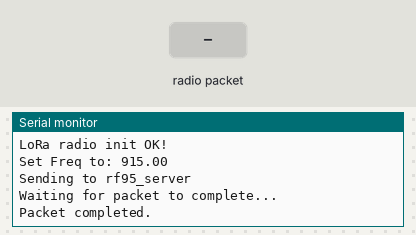
The sketch below on a simulated Arduino Uno, built with avr-gcc and run on an emulated ATmega328P. Shown: the last lines printed to the serial monitor. The inputs (shaded band) are chosen by the test bench. No radio packets arrive unless stated.

Above: at 1.2 s.
1.3 s: radio packet "1" arrives
At 1.57 s:
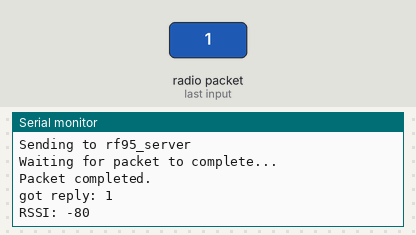
2.8 s: radio packet "0" arrives
At 3.08 s:
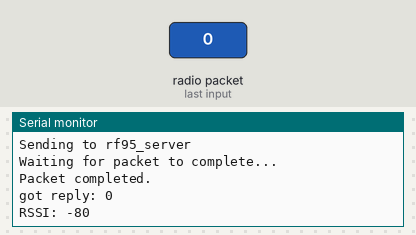
4.3 s: radio packet "2" arrives
At 4.58 s:
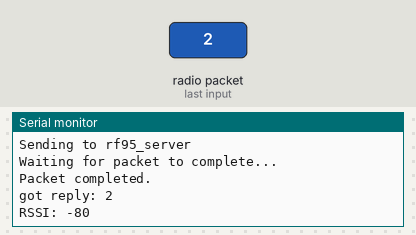

Measured:
- after the input at 1.3 s, the serial monitor: prints a new line at once (image 1)
- after the input at 2.8 s, the serial monitor: prints a new line at once (image 2)
- after the input at 4.3 s, the serial monitor: prints a new line at once (image 3)

The sketch:

LoRa__Transmitter.ino
```cpp
#include <SPI.h>
#include <RH_RF95.h>
#include <Wire.h>

#define RFM95_CS 5
#define RFM95_RST 2
#define RFM95_INT 4
#define RF95_FREQ 915.0

// Singleton instance of the radio driver
RH_RF95 rf95(RFM95_CS, RFM95_INT);

// Need this on Arduino Zero with SerialUSB port (eg RocketScream Mini Ultra Pro)
//#define Serial SerialUSB

void setup()
{
  // Rocket Scream Mini Ultra Pro with the RFM95W only:
  // Ensure serial flash is not interfering with radio communication on SPI bus
  //  pinMode(4, OUTPUT);
  //  digitalWrite(4, HIGH);

  // manual reset
  digitalWrite(RFM95_RST, LOW);
  delay(10);
  digitalWrite(RFM95_RST, HIGH);
  delay(10);

  Serial.begin(9600);

  // LoRa Radio Init
  Serial.println("Arduino LoRa TX Test!");

  while (!Serial); // Wait for serial port to be available
  if (!rf95.init())
    Serial.println("init failed");

  Serial.println("LoRa radio init OK!");

  // Defaults after init are 434.0MHz, modulation GFSK_Rb250Fd250, +13dbM
  if (!rf95.setFrequency(RF95_FREQ)) {
    Serial.println("setFrequency failed");
    while (1);
  }

  Serial.print("Set Freq to: "); Serial.println(RF95_FREQ);

  // The default transmitter power is 13dBm, using PA_BOOST.
  // If you are using RFM95/96/97/98 modules which uses the PA_BOOST transmitter pin, then
  // you can set transmitter powers from 5 to 23 dBm:
  rf95.setTxPower(23, false);
  Wire.begin();
}

void loop()
{
  Serial.println("Sending to rf95_server");
  // Send a message to rf95_server
  uint8_t data[] = "Hello World!";
  rf95.send(data, sizeof(data));

  Serial.println("Waiting for packet to complete...");
  rf95.waitPacketSent();
  Serial.println("Packet completed.");
  // Now wait for a reply
  uint8_t buf[RH_RF95_MAX_MESSAGE_LEN];
  uint8_t len = sizeof(buf);

  if (rf95.waitAvailableTimeout(3000))
  {
    // Should be a reply message for us now
    if (rf95.recv(buf, &len))
   {
      Serial.print("got reply: ");
      Serial.println((char*)buf);
      Serial.print("RSSI: ");
      Serial.println(rf95.lastRssi(), DEC);
    }
    else
    {
      Serial.println("recv failed");
    }
  }
  else
  {
    Serial.println("No reply, is rf95_server running?");
  }
  delay(400);
}
```
